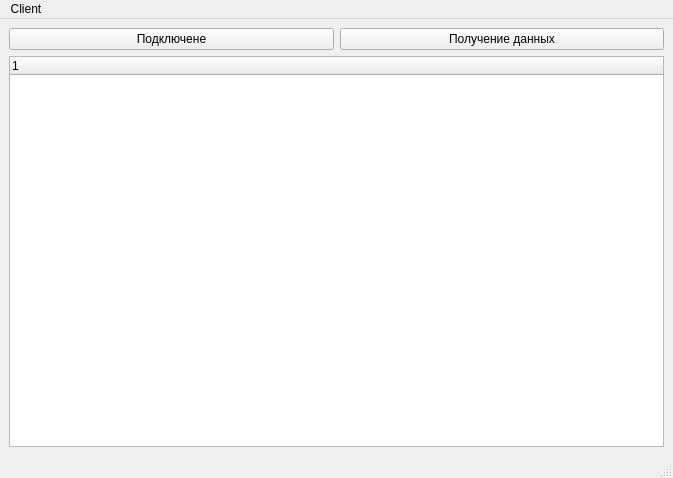
<?xml version="1.0" encoding="UTF-8"?>
<ui version="4.0">
 <class>ClientWindow</class>
 <widget class="QMainWindow" name="ClientWindow">
  <property name="geometry">
   <rect>
    <x>0</x>
    <y>0</y>
    <width>673</width>
    <height>478</height>
   </rect>
  </property>
  <property name="windowTitle">
   <string>ClientWindow</string>
  </property>
  <widget class="QWidget" name="centralwidget">
   <layout class="QGridLayout" name="gridLayout">
    <item row="0" column="1">
     <widget class="QPushButton" name="pushButton_2">
      <property name="text">
       <string>Получение данных</string>
      </property>
     </widget>
    </item>
    <item row="0" column="0">
     <widget class="QPushButton" name="pushButton">
      <property name="autoFillBackground">
       <bool>false</bool>
      </property>
      <property name="text">
       <string>Подключене</string>
      </property>
     </widget>
    </item>
    <item row="1" column="0" colspan="2">
     <widget class="QTreeWidget" name="treeWidget"/>
    </item>
   </layout>
  </widget>
  <widget class="QMenuBar" name="menubar">
   <property name="geometry">
    <rect>
     <x>0</x>
     <y>0</y>
     <width>673</width>
     <height>21</height>
    </rect>
   </property>
   <widget class="QMenu" name="menuClient">
    <property name="title">
     <string>Client</string>
    </property>
   </widget>
   <addaction name="menuClient"/>
  </widget>
  <widget class="QStatusBar" name="statusbar"/>
 </widget>
 <resources/>
 <connections/>
</ui>
